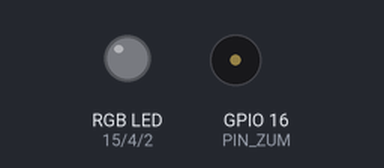
Bench run of a sketch on a simulated ESP32. Parts: an RGB LED mixed from three pins (HIGH = lit), buzzer (waves = sounding). Pins used as bus, display or sensor lines are not drawn.

Above: at 0.5 s.
At 1.5 s:
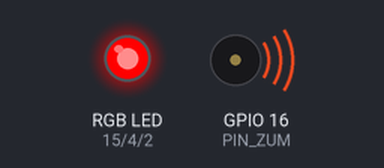
At 21.5 s:
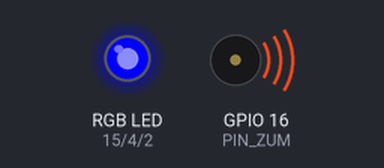
At 44.5 s:
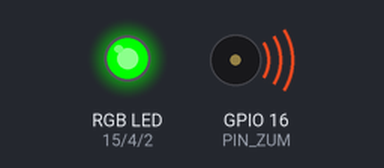
Timing chart, 0 to 46.0 s (numbered marks = the images above):
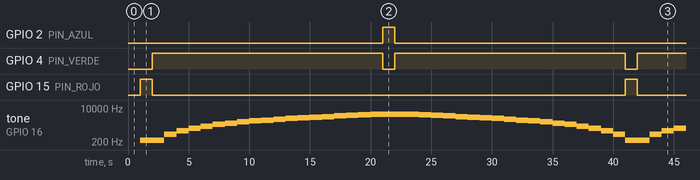

Measured:
- by itself, GPIO 2 (PIN_AZUL), GPIO 15 (PIN_ROJO): alternates HIGH for 1.0 s and LOW for 39.0 s
- by itself, GPIO 4 (PIN_VERDE): alternates HIGH for 19.0 s and LOW for 1.0 s
- by itself, tone on GPIO 16 (PIN_ZUM): plays 250 Hz for 2.0 s, 500 Hz for 1.0 s, 750 Hz for 1.0 s, 1000 Hz for 1.0 s, 1250 Hz for 1.0 s, 1500 Hz for 1.0 s … (122 notes in this stretch)

The sketch:

zumbador.ino
```cpp
/*
 * zumbador.ino
 *
  * Este programa hace que un zumbador conectado al pin 16
 * del microcontrolador ESP32 DEVKIT DOIT de 30 pines,
 * emita una secuencia de tonos controlados por un canal PWM.
 *
 * No usa la funcion delay(). En lugar de ello utiliza la
 * biblioteca NoDelay. Esto permite que otro codigo ejecute al
 * mismo tiempo que se encuentra en el PAUSA de espera.
 */

#include <NoDelay.h>
// Pin a la que esta conectado el LED, GPIO16
const unsigned int PIN_ZUM = 16;
// Duración en ms de cada tono
const long PAUSA = 1000;
// Parametros de la señal PWM
const int FRECUENCIA = 2000;
const int CANAL_PWM = 0;
const int RESOLUCION = 8;
const unsigned int CICLO_TRABAJO = 127;
const int FREC_MIN = 250;
const int FREC_MAX = 5000;
// Pines del LED RGB
const int PIN_ROJO = 15;
const int PIN_VERDE = 4;
const int PIN_AZUL = 2;

// Frecuencia de la señal PWM
unsigned int frecuencia;
// Incremento/decremento en la frecuencia
int paso;
// Define los posibles estados de la frecuencia
typedef enum {
  FRECUENCIA_MIN,
  FRECUENCIA_INT,
  FRECUENCIA_MAX
} estadoFrecuencia;

// Variable que guarda el estado de la frecuencia
estadoFrecuencia edoFrec;
// Crea una instancia de la clase noDelay
// que determina si han transcurrido PAUSA ms
noDelay pausa(PAUSA);
void actualizaFrecuencia();
void togglePasoFrecuencia();
void setup() {
  // Configura los parametros de la señal PWM
  ledcSetup(CANAL_PWM, FRECUENCIA, RESOLUCION);
  // Establece el canal PWM al pin PIN_ZUM (GPIO16).
  ledcAttachPin(PIN_ZUM, CANAL_PWM);
  // Emite una señal PWM en el pin GPIO16
  ledcWrite(CANAL_PWM, CICLO_TRABAJO);
  // Valor inicial de la frecuencia de la señal PWM
  frecuencia = FREC_MIN;
  // Valor inicial del incremento/decremento en la
  // frecuencia
  paso = -250;
  // Configura los pines del LED RGB como salidas
  pinMode(PIN_ROJO, OUTPUT);
  pinMode(PIN_VERDE, OUTPUT);
  pinMode(PIN_AZUL, OUTPUT);
}
void loop() {
  // Verifica si ha transcurrido el tiempo dado por PAUSA
  if (pausa.update()) {
    // Cambia la frecuencia del canal PWM
    ledcWriteTone(CANAL_PWM, frecuencia);
    // Establece la frecuencia
    switch (edoFrec) {
      case FRECUENCIA_MIN:
        togglePasoFrecuencia();
        digitalWrite(PIN_ROJO, HIGH);
        digitalWrite(PIN_VERDE, LOW);
        digitalWrite(PIN_AZUL, LOW);
        break;
      case FRECUENCIA_INT:
        actualizaFrecuencia();
        digitalWrite(PIN_ROJO, LOW);
        digitalWrite(PIN_VERDE, HIGH);
        digitalWrite(PIN_AZUL, LOW);
        break;
      case FRECUENCIA_MAX:
        togglePasoFrecuencia();
        digitalWrite(PIN_ROJO, LOW);
        digitalWrite(PIN_VERDE, LOW);
        digitalWrite(PIN_AZUL, HIGH);
    }
  }
}
/**
 * Esa función incrementa o decrementa el valor de la frecuencia
 * de la señal PWM y actualiza dependiendo de su valor, el estado
 * de la frecuencia
 */
void actualizaFrecuencia() {
  // Incrementa o decrementa la frecuencia
  frecuencia += paso;

  // Cambia el estado dependiendo del valor de la frecuencia
  if (frecuencia <= FREC_MIN) edoFrec = FRECUENCIA_MIN;
  else if (frecuencia >= FREC_MAX) edoFrec = FRECUENCIA_MAX;
  else edoFrec = FRECUENCIA_INT;
}
/**
 * Esta funcion cambia de decrementar a incrementar la frecuencia
 * o viceversa.
 */
void togglePasoFrecuencia() {
  // Cambia de decrementar a incrementar la frecuencia o
  // viceversa.
  paso = -paso;
  edoFrec = FRECUENCIA_INT;
}
```
